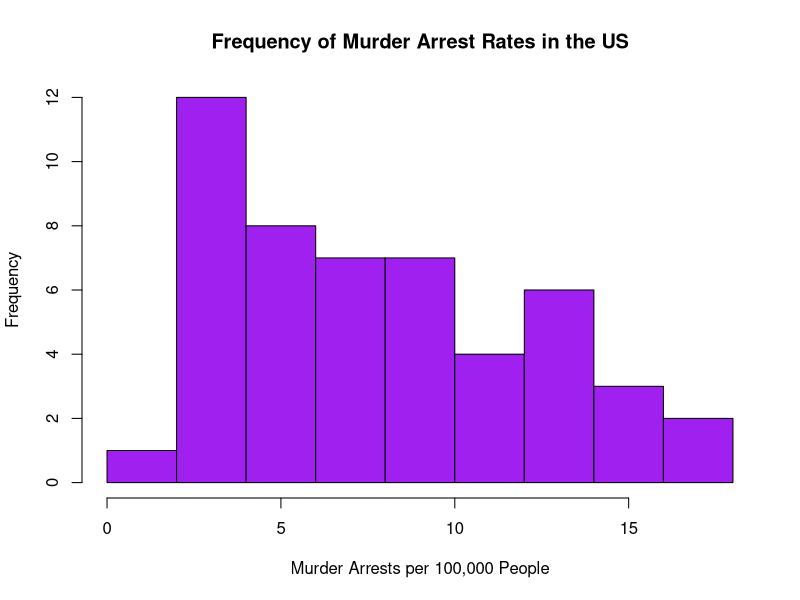

Recreate this plot in R.
## ---- chunk 1
#install.packages("datasets")
## ---- chunk 2
dat<-USArrests
## ---- chunk 3
names(dat)
## ---- chunk 4
typeof("Murder")
## ---- chunk 5
head(dat)
## ---- chunk 6
hist(dat$Murder, xlab = "Murder Arrests per 100,000 People", main = "Frequency of Murder Arrest Rates in the US", col = "purple")
## ---- chunk 7

## ---- chunk 8

